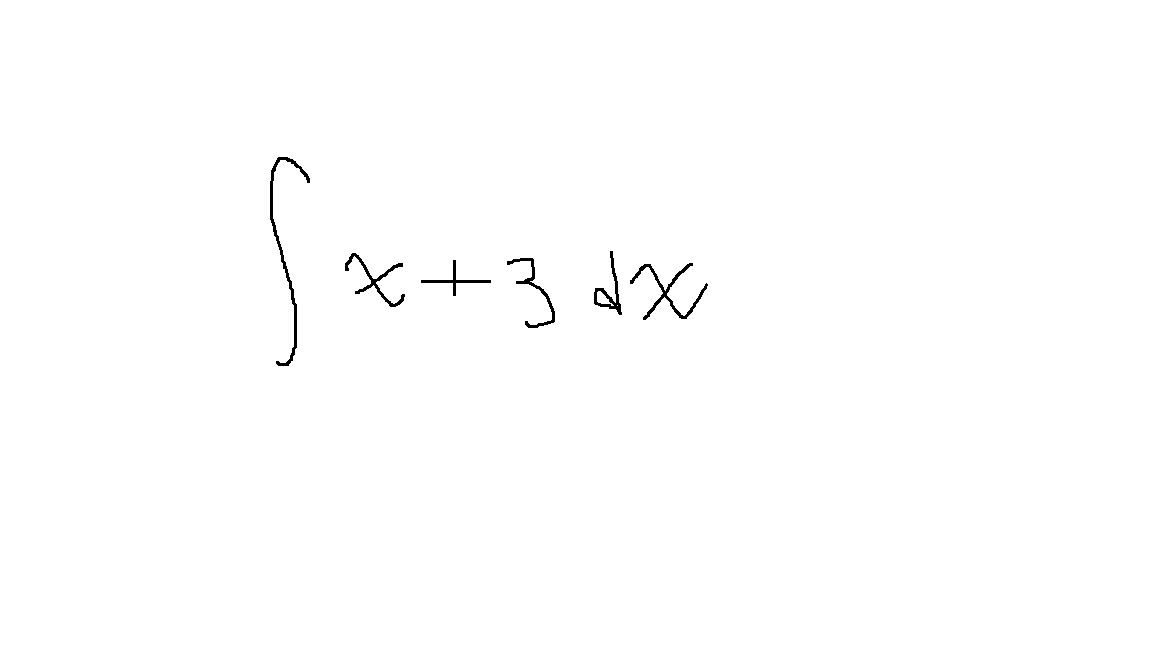
#> input picture testing_img/integral x+3 dx.png, 1152 x 648 px
$ python opencv_extracting_math.py
#> lines starting #> are read from the running program, lines starting #| are printed output that depends on the picture; after the words box and inside, x2 and y2 are one past the last pixel; in counts of white or black regions, pixels touching at a corner belong together
import cv2
import numpy as np

filename = './testing_img/integral x+3 dx.png'
src = cv2.imread(filename, cv2.IMREAD_GRAYSCALE)
#> src: shape (648, 1152); 99.6% white; 6 black regions, box (x1, y1, x2, y2) and area: (270, 157, 310, 366) 842, (630, 263, 708, 320) 661, (345, 253, 405, 307) 507, (507, 258, 555, 328) 454, (594, 251, 622, 315) 405, (421, 260, 491, 296) 309
cv2.imshow('gray', src)
k = cv2.waitKey(0)
#> (key Esc is pressed here)
cv2.destroyAllWindows()

ret , binary = cv2.threshold(src,125,255,cv2.THRESH_BINARY_INV) #영상 이진화
#> binary: shape (648, 1152); 0.43% white; 6 white regions
cv2.imshow('binary',binary)
k = cv2.waitKey(0)
#> (key Esc is pressed here)
cv2.destroyAllWindows()

contours , hierarchy = cv2.findContours(binary , cv2.RETR_EXTERNAL , cv2.CHAIN_APPROX_SIMPLE)
#> contours = 6 contours; box (x1, y1, x2, y2) and area: (270, 157, 310, 366) 584, (630, 263, 708, 320) 487, (594, 251, 622, 315) 433, (345, 253, 405, 307) 371, (507, 258, 555, 328) 318, (421, 260, 491, 296) 206
color = cv2.cvtColor(binary, cv2.COLOR_GRAY2BGR)
cv2.drawContours(color , contours , -1 , (0,255,0),3) #초록색으로 외곽선을 그린다
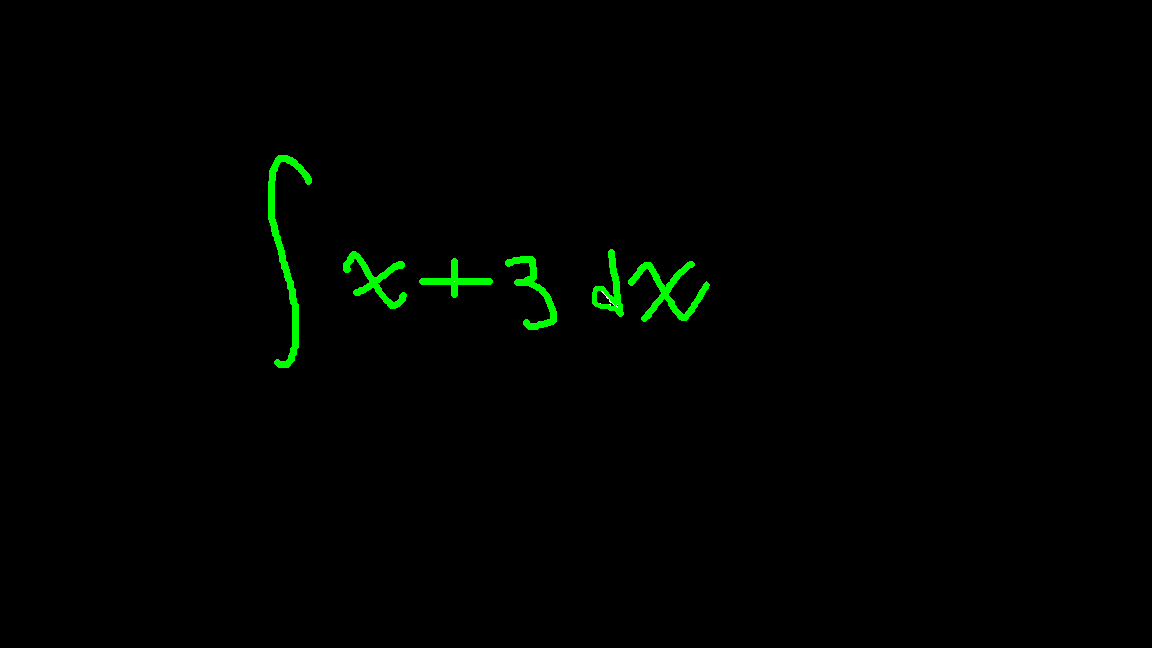
#> color: shape (648, 1152, 3); mean B, G, R 0, 2.3, 0

bR_arr = []
digit_arr = []
digit_arr2 = []
count = 0


for i in range(len(contours)) : #외곽선에 사각형 그리기
    bin_tmp = binary.copy()
    x,y,w,h = cv2.boundingRect(contours[i])
    bR_arr.append([x,y,w,h])
#> this loop made 6 passes
#> (x, y, w, h) on passes 1 to 6: (630, 263, 78, 57), (421, 260, 70, 36), (507, 258, 48, 70), (345, 253, 60, 54), (594, 251, 28, 64), (270, 157, 40, 209)
#> after the loop, bR_arr = [[630, 263, 78, 57], [421, 260, 70, 36], [507, 258, 48, 70], [345, 253, 60, 54], [594, 251, 28, 64], [270, 157, 40, 209]]

bR_arr = sorted(bR_arr, key=lambda num : num[0], reverse = False) #순서대로 값 나누기 위해 x값을 기준으로 배열을 정렬
#> bR_arr = [[270, 157, 40, 209], [345, 253, 60, 54], [421, 260, 70, 36], [507, 258, 48, 70], [594, 251, 28, 64], [630, 263, 78, 57]]

for x,y,w,h in bR_arr :
    tmp_y = bin_tmp[y - 2:y + h + 2, x - 2:x + w + 2].shape[0]
    tmp_x = bin_tmp[y - 2:y + h + 2, x - 2:x + w + 2].shape[1]

    if tmp_x and tmp_y > 10:
        count += 1
        cv2.rectangle(color, (x - 2, y - 2), (x + w + 2, y + h + 2), (0, 0, 255), 1)
        digit_arr.append(bin_tmp[y - 2:y + h + 2, x - 2:x + w + 2])

        if count == 1:
            digit_arr2.append(digit_arr)
            digit_arr = []
            count = 0
#> this loop made 6 passes
#> (x, y, w, h, tmp_y, tmp_x) on passes 1 to 6: (270, 157, 40, 209, 213, 44), (345, 253, 60, 54, 58, 64), (421, 260, 70, 36, 40, 74), (507, 258, 48, 70, 74, 52), (594, 251, 28, 64, 68, 32), (630, 263, 78, 57, 61, 82)
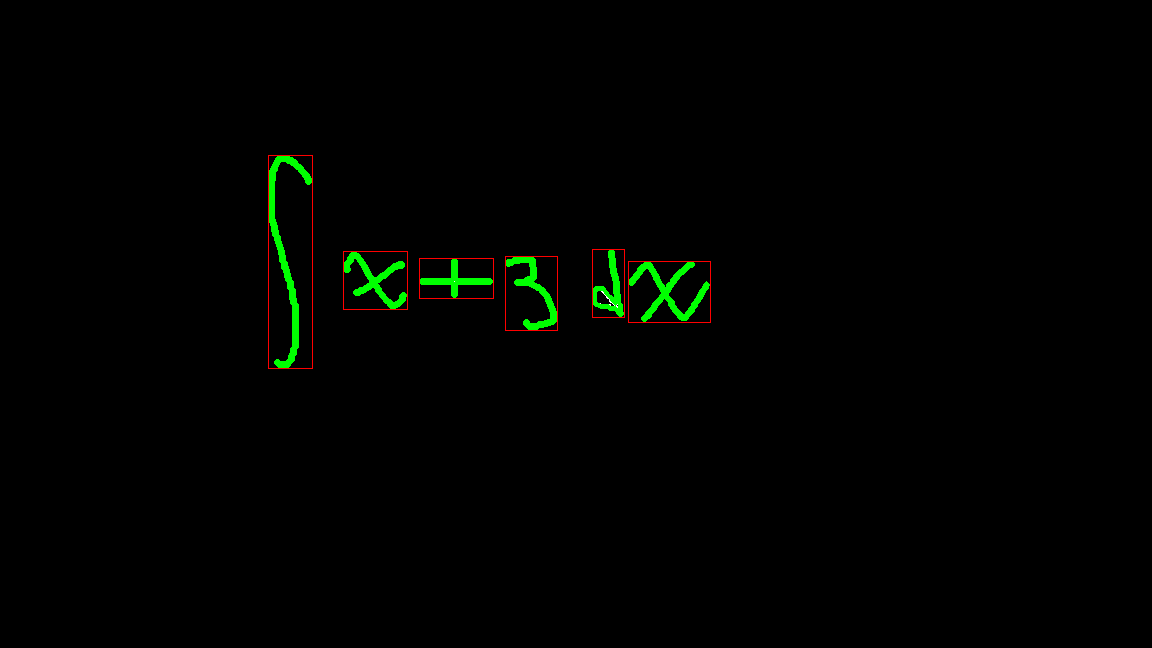
#> color: shape (648, 1152, 3); 0.23% of pixels changed, all inside (x1, y1, x2, y2) = (268, 155, 711, 369)
#> after the loop, count = 0; digit_arr = []; digit_arr2 = 6 items

cv2.imshow('contours',color)
k = cv2.waitKey(0)
#> (key Esc is pressed here)
cv2.destroyAllWindows()

for i in range(0,len(digit_arr2)) : #이미지 자르고 45x45로 저장
    for j in range(len(digit_arr2[i])) :
        count += 1
        if i == 0 :
            width = digit_arr2[i][j].shape[1]
            height = digit_arr2[i][j].shape[0]
            tmp = (height - width)/2
            mask = np.zeros((height,height))
            mask[0:height,int(tmp):int(tmp)+width] = digit_arr2[i][j]
            digit_arr2[i][j] = cv2.resize(mask,(45,45))
        else:
            digit_arr2[i][j] = cv2.resize(digit_arr2[i][j],(45,45))

        cv2.imshow('gray', digit_arr2[i][j])
        k = cv2.waitKey(0)
        cv2.destroyAllWindows()
        ret, det = cv2.threshold(digit_arr2[i][j], 0, 255, cv2.THRESH_BINARY_INV) #이진화 이미지 반전
        cv2.imshow('white', det)
        k = cv2.waitKey(0)
        cv2.destroyAllWindows()
        cv2.imwrite('./testing_img_extracting/integral x+3 dx/' + str(i + 1) + '.jpg', det)
#> this loop made 6 passes; (key Esc is pressed on pass 1)
#> pass 1, `cv2.imshow('gray', digit_arr2[i][j])`:
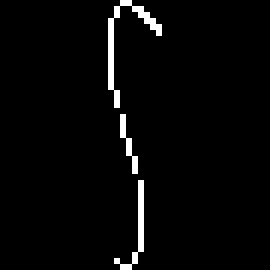
#> window 'gray': shape (45, 45) (shown 6 times larger); 2.7% white in thin lines or dots, all inside (x1, y1, x2, y2) = (18, 0, 27, 45)
#> pass 2, `cv2.imshow('gray', digit_arr2[i][j])`:
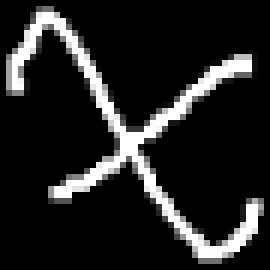
#> window 'gray': shape (45, 45) (shown 6 times larger); min 0, max 255, mean 34.7
#> pass 2, `cv2.imshow('white', det)`:
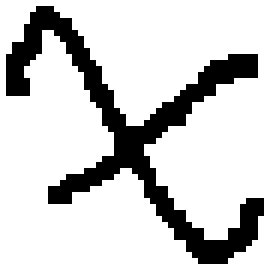
#> window 'white': shape (45, 45) (shown 6 times larger); 80.4% white; 1 black region, box (x1, y1, x2, y2) and area: (1, 1, 44, 44) 397
#> after the loop:
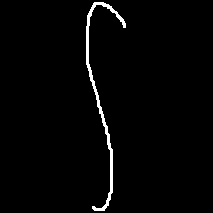
#> mask: shape (213, 213) float64; 1.9% white; 1 white region, box (x1, y1, x2, y2) and area: (86, 2, 126, 211) 842
#> after the loop, count = 6

$ run again, with testing_img/10x27div9.png copied over testing_img/integral x+3 dx.png
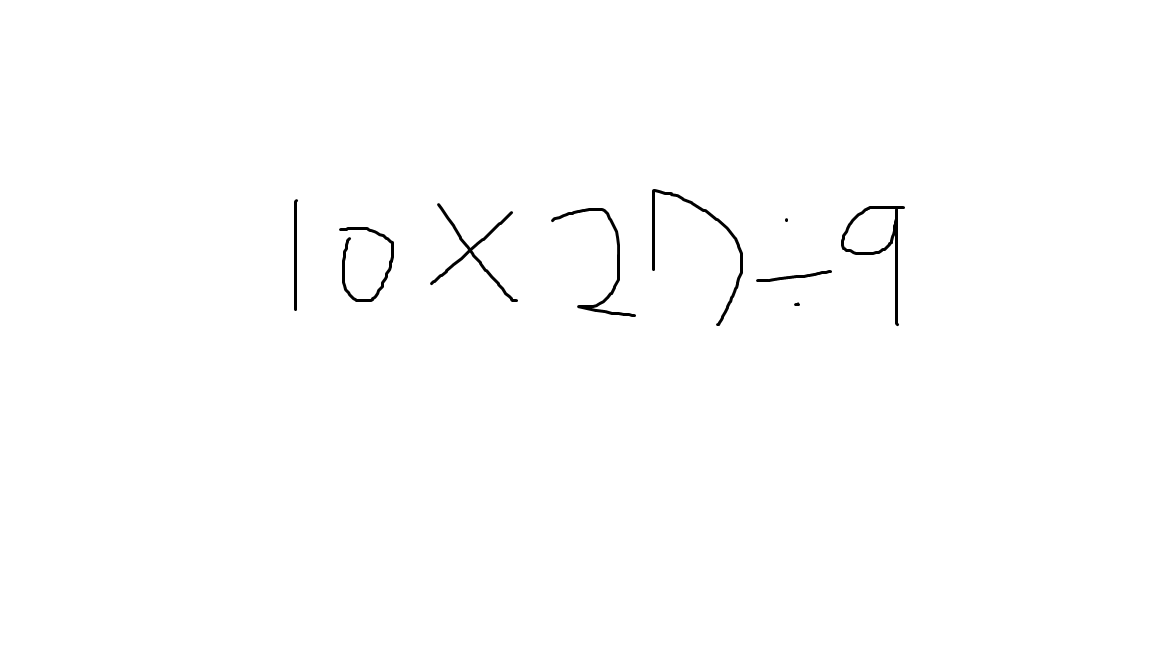
#> input picture testing_img/10x27div9.png, 1152 x 648 px
#> src is the input picture: shape (648, 1152); min 0, max 255, mean 253.5
#> binary: shape (648, 1152); 0.57% white; 9 white regions (2 under 20 px)
#> contours = 9 contours, 2 with area under 20; largest, box (x1, y1, x2, y2) and area: (841, 206, 905, 326) 2338, (652, 189, 743, 326) 564, (430, 203, 518, 302) 508, (551, 208, 636, 317) 483, (339, 227, 394, 302) 428, (294, 199, 298, 311) 222, (756, 270, 832, 282) 148
#> the loop `for i in range(len(contours)) :` made 9 passes
#> (x, y, w, h) on passes 1 to 8: (794, 303, 6, 3), (756, 270, 76, 12), (339, 227, 55, 75), (785, 218, 3, 4), (551, 208, 85, 109), (841, 206, 64, 120), (430, 203, 88, 99), (294, 199, 4, 112)
#> after the loop `for i in range(len(contours)) :`: bR_arr = [[794, 303, 6, 3], [756, 270, 76, 12], [339, 227, 55, 75], [785, 218, 3, 4], [551, 208, 85, 109], [841, 206, 64, 120], [430, 203, 88, 99], [294, 199, 4, 112], [652, 189, 91, 137]]
#> `bR_arr = sorted(bR_arr, key=lambda num : num[0], reverse = False)`: bR_arr = [[294, 199, 4, 112], [339, 227, 55, 75], [430, 203, 88, 99], [551, 208, 85, 109], [652, 189, 91, 137], [756, 270, 76, 12], [785, 218, 3, 4], [794, 303, 6, 3], [841, 206, 64, 120]]
#> the loop `for x,y,w,h in bR_arr :` made 9 passes
#> (x, y, w, h, tmp_y, tmp_x) on passes 1 to 8: (294, 199, 4, 112, 116, 8), (339, 227, 55, 75, 79, 59), (430, 203, 88, 99, 103, 92), (551, 208, 85, 109, 113, 89), (652, 189, 91, 137, 141, 95), (756, 270, 76, 12, 16, 80), (785, 218, 3, 4, 8, 7), (794, 303, 6, 3, 7, 10)
#> after the loop `for x,y,w,h in bR_arr :`:
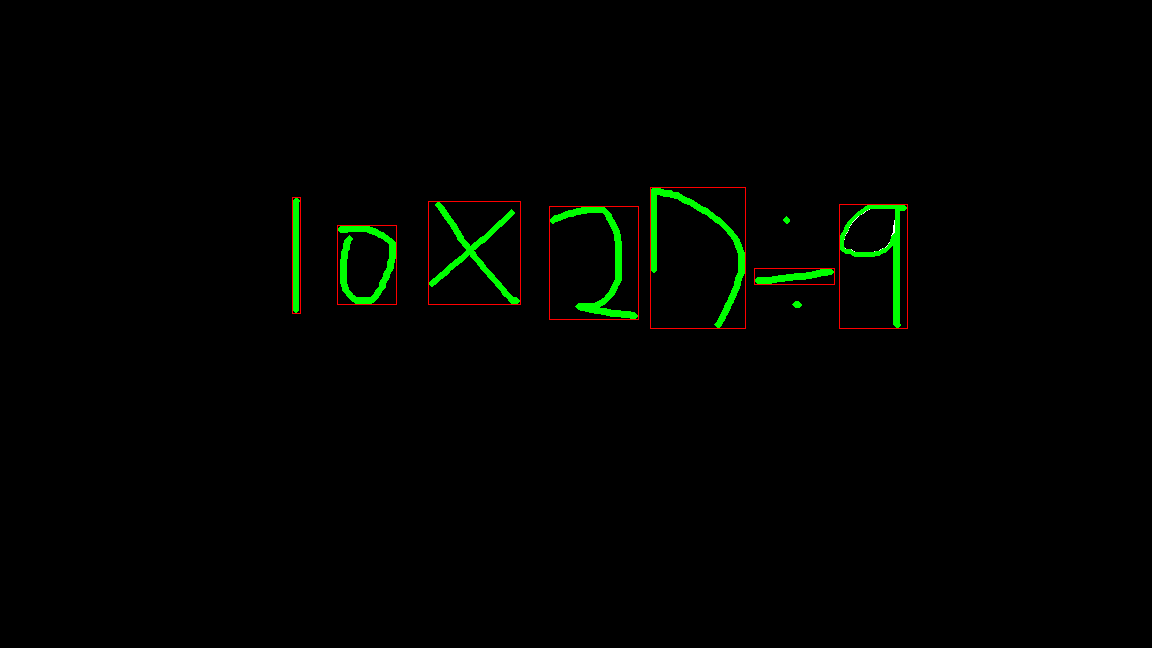
#> color: shape (648, 1152, 3); mean B, G, R 0, 3, 0.8
#> after the loop `for x,y,w,h in bR_arr :`: count = 0; digit_arr = []; digit_arr2 = 7 items
#> the loop `for i in range(0,len(digit_arr2)) :` made 7 passes; (key Esc is pressed on pass 1)
#> after the loop `for i in range(0,len(digit_arr2)) :`:
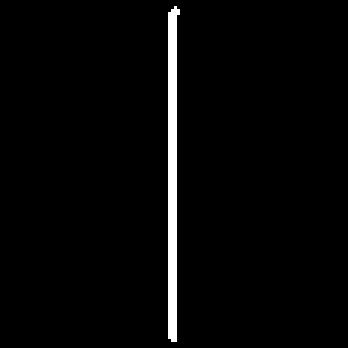
#> mask: shape (116, 116) float64 (shown 3 times larger); 2.5% white; 1 white region, box (x1, y1, x2, y2) and area: (56, 2, 60, 114) 334
#> after the loop `for i in range(0,len(digit_arr2)) :`: count = 7

$ run again, with testing_img/98+76.png copied over testing_img/integral x+3 dx.png
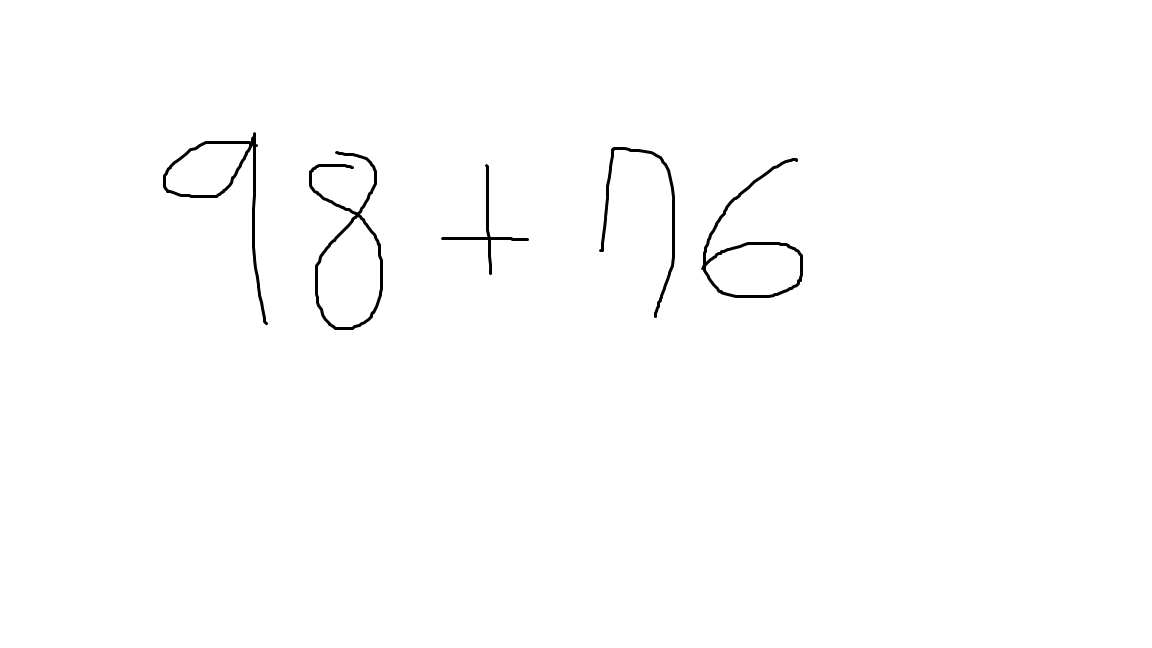
#> input picture testing_img/98+76.png, 1152 x 648 px
#> src is the input picture: shape (648, 1152); min 0, max 255, mean 253.1
#> binary: shape (648, 1152); 0.74% white; 5 white regions
#> contours = 5 contours; box (x1, y1, x2, y2) and area: (309, 151, 383, 330) 6270, (701, 158, 803, 298) 4808, (163, 132, 268, 325) 3954, (599, 147, 675, 318) 652, (441, 164, 529, 275) 391
#> the loop `for i in range(len(contours)) :` made 5 passes
#> (x, y, w, h) on passes 1 to 5: (441, 164, 88, 111), (701, 158, 102, 140), (309, 151, 74, 179), (599, 147, 76, 171), (163, 132, 105, 193)
#> after the loop `for i in range(len(contours)) :`: bR_arr = [[441, 164, 88, 111], [701, 158, 102, 140], [309, 151, 74, 179], [599, 147, 76, 171], [163, 132, 105, 193]]
#> `bR_arr = sorted(bR_arr, key=lambda num : num[0], reverse = False)`: bR_arr = [[163, 132, 105, 193], [309, 151, 74, 179], [441, 164, 88, 111], [599, 147, 76, 171], [701, 158, 102, 140]]
#> the loop `for x,y,w,h in bR_arr :` made 5 passes
#> (x, y, w, h, tmp_y, tmp_x) on passes 1 to 5: (163, 132, 105, 193, 197, 109), (309, 151, 74, 179, 183, 78), (441, 164, 88, 111, 115, 92), (599, 147, 76, 171, 175, 80), (701, 158, 102, 140, 144, 106)
#> after the loop `for x,y,w,h in bR_arr :`:
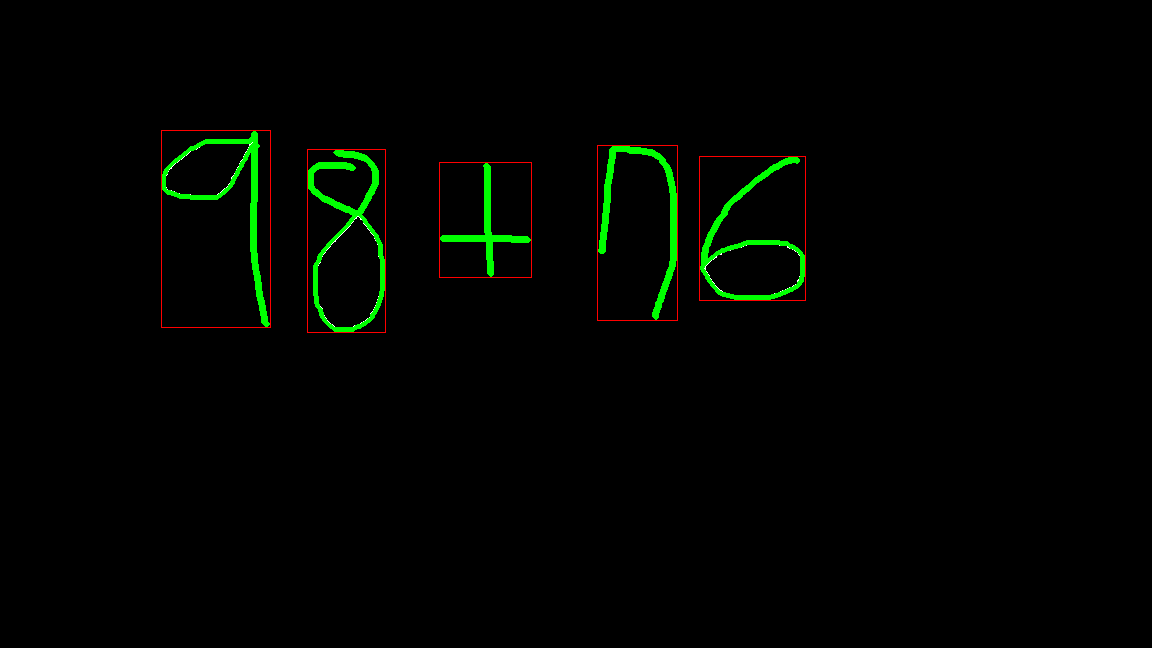
#> color: shape (648, 1152, 3); mean B, G, R 0.1, 3.8, 0.9
#> after the loop `for x,y,w,h in bR_arr :`: count = 0; digit_arr = []; digit_arr2 = 5 items
#> the loop `for i in range(0,len(digit_arr2)) :` made 5 passes; (key Esc is pressed on pass 1)
#> after the loop `for i in range(0,len(digit_arr2)) :`:
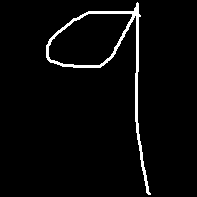
#> mask: shape (197, 197) float64; 3.3% white; 1 white region, box (x1, y1, x2, y2) and area: (46, 2, 151, 195) 1286
#> after the loop `for i in range(0,len(digit_arr2)) :`: count = 5
